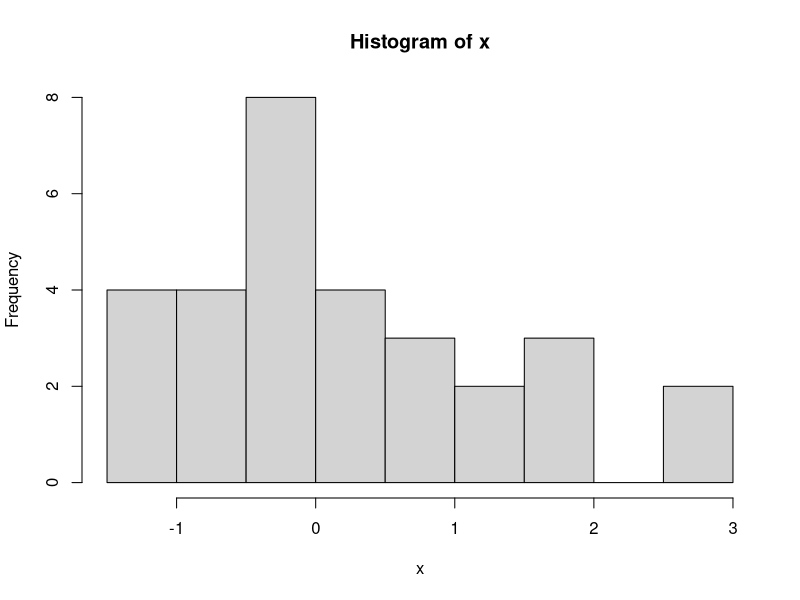

Write R code to recreate this figure.
## ---- chunk 1
(x <- rnorm(30))
## ---- chunk 2
hist(x)
